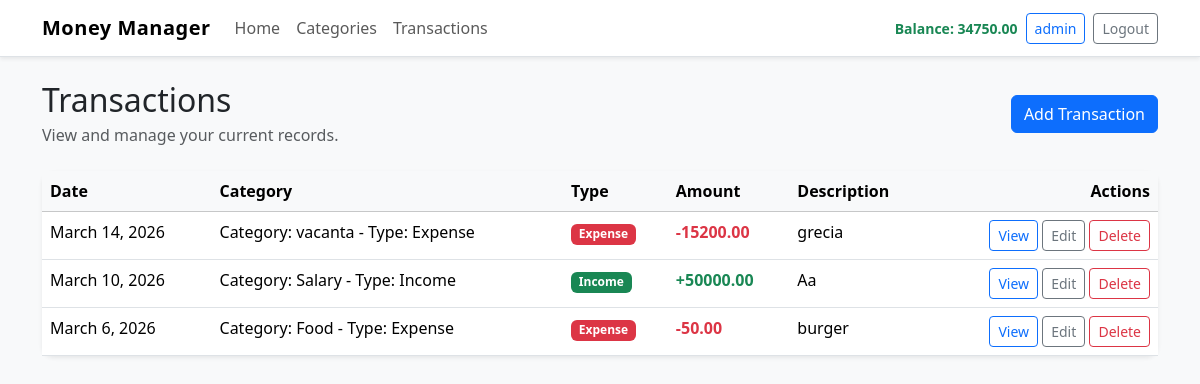
Page /transactions/ (signed in) on the committed database.
### core/models.py (models this page shows, shortened)
class Transaction(models.Model):
	user = models.ForeignKey(User, on_delete=models.CASCADE)
	category = models.ForeignKey(Category, on_delete=models.SET_NULL, null=True)
	amount = models.DecimalField(max_digits=10, decimal_places=2)
	date = models.DateField()
	description = models.TextField(blank=True)
	created_at = models.DateTimeField(auto_now_add=True)
	updated_at = models.DateTimeField(auto_now=True)

class Category(models.Model):
	name = models.CharField(max_length=100)
	is_income = models.BooleanField(default=False)
	created_at = models.DateTimeField(auto_now_add=True)
	updated_at = models.DateTimeField(auto_now=True)
	def __str__(self):
		return f"Category: {self.name} - Type: {'Income' if self.is_income else 'Expense'}"

### core/views.py (the view)
# urls.py: path('transactions/', views.TransactionListView.as_view(), name='transaction-list'),
class TransactionListView(LoginRequiredMixin, ListView):
	model = Transaction
	template_name = 'core/transaction_list.html'
	context_object_name = 'transactions'
	def get_queryset(self):
		return Transaction.objects.filter(user=self.request.user).order_by('-date')

### core/context_processors.py (called while the page is built)
def get_financial_summary(user):
	if not user.is_authenticated:
		return {
			'income_total': 0,
			'expense_total': 0,
			'current_balance': 0,
		}
	transactions = Transaction.objects.filter(user=user)
	income_total = transactions.filter(category__is_income=True).aggregate(total=Sum('amount'))['total'] or 0
	expense_total = transactions.filter(category__is_income=False).aggregate(total=Sum('amount'))['total'] or 0
	return {
		'income_total': income_total,
		'expense_total': expense_total,
		'current_balance': income_total - expense_total,
	}

def financial_summary(request):
	return get_financial_summary(request.user)

### core/templates/core/transaction_list.html (shortened to what this page needs)
{% extends 'core/base.html' %}
{% block content %}
<div class="d-flex justify-content-between align-items-center mb-4">
    <div>
        <h2 class="mb-1">Transactions</h2>
        <p class="text-muted mb-0">View and manage your current records.</p>
    </div>
    <a class="btn btn-primary" href="{% url 'transaction-add' %}">Add Transaction</a>
</div>
<div class="card shadow-sm border-0">
    <div class="card-body p-0">
        <div class="table-responsive">
            <table class="table table-hover mb-0">
                <thead class="table-light">
                    <tr>
                        <th>Date</th>
                        <th>Category</th>
                        <th>Type</th>
                        <th>Amount</th>
                        <th>Description</th>
                        <th class="text-end">Actions</th>
                    </tr>
                </thead>
                <tbody>
                    {% for t in transactions %}
                    <tr>
                        <td>{{ t.date }}</td>
                        <td>{{ t.category }}</td>
                        <td>
                            {% if t.category and t.category.is_income %}
                            <span class="badge text-bg-success">Income</span>
                            {% else %}
                            <span class="badge text-bg-danger">Expense</span>
                            {% endif %}
                        </td>
                        <td class="fw-semibold {% if t.category and t.category.is_income %}text-success{% else %}text-danger{% endif %}">
                            {% if t.category and t.category.is_income %}+{% else %}-{% endif %}{{ t.amount }}
                        </td>
                        <td>{{ t.description|default:'-' }}</td>
                        <td class="text-end">
                            <a class="btn btn-sm btn-outline-primary" href="{% url 'transaction-detail' t.pk %}">View</a>
                            <a class="btn btn-sm btn-outline-secondary" href="{% url 'transaction-edit' t.pk %}">Edit</a>
                            <a class="btn btn-sm btn-outline-danger" href="{% url 'transaction-delete' t.pk %}">Delete</a>
                        </td>
                    </tr>
                    {% empty %}
                    <tr>
                        <td colspan="6" class="text-center py-4">No transactions yet.</td>
                    </tr>
                    {% endfor %}
                </tbody>
            </table>
        </div>
    </div>
</div>
{% endblock %}

### core/templates/core/base.html (shortened to what this page needs)
{% load static %}
<!DOCTYPE html>
<html lang="en">
<head>
    <link href="https://cdn.jsdelivr.net/npm/bootstrap@5.3.8/dist/css/bootstrap.min.css" rel="stylesheet">
    <link rel="stylesheet" href="{% static 'css/style.css' %}">
</head>
<body class="bg-light">
    <nav class="navbar navbar-expand-lg bg-white border-bottom shadow-sm">
        <div class="container">
            <a class="navbar-brand fw-bold" href="{% url 'home' %}">Money Manager</a>
            <div class="collapse navbar-collapse" id="navbarContent">
                <ul class="navbar-nav me-auto mb-2 mb-lg-0">
                    <li class="nav-item">
                        <a class="nav-link" href="{% url 'home' %}">Home</a>
                    </li>
                    <li class="nav-item">
                        <a class="nav-link" href="{% url 'category-list' %}">Categories</a>
                    </li>
                    <li class="nav-item">
                        <a class="nav-link" href="{% url 'transaction-list' %}">Transactions</a>
                    </li>
                </ul>
                <div class="d-flex gap-2 align-items-center flex-wrap">
                    {% if user.is_authenticated %}
                    <span class="navbar-text fw-semibold text-success small">Balance: {{ current_balance|floatformat:2 }}</span>
                    <a class="btn btn-outline-primary btn-sm" href="{% url 'profile' %}">{{ user.username }}</a>
                    <form method="post" action="{% url 'logout' %}" class="m-0">
                        <button type="submit" class="btn btn-outline-secondary btn-sm">Logout</button>
                    </form>
                    {% else %}
                    <a class="btn btn-primary btn-sm" href="{% url 'login' %}">Login</a>
                    {% endif %}
                </div>
            </div>
        </div>
    </nav>
    <main class="container py-4">
        {% block content %}{% endblock %}
    </main>
</body>
</html>

### static/css/style.css (style rules this page uses)
body { background-color: #f8f9fa; }
.navbar-brand { letter-spacing: 0.5px; }
.card { border-radius: 0.75rem; }

### rows in the picture
Transaction: date "March 14, 2026", category "Category: vacanta - Type: Expense", amount "15200.00", description "grecia"
Transaction: date "March 10, 2026", category "Category: Salary - Type: Income", amount "50000.00", description "Aa"
Transaction: date "March 6, 2026", category "Category: Food - Type: Expense", amount "50.00", description "burger"

### other values in the picture
{{ current_balance|floatformat:2 }} "34750.00"
{{ user.username }} "admin"
